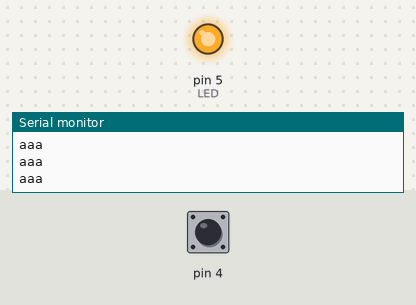
Recording of a sketch running on a simulated Arduino Uno, built with avr-gcc and run on an emulated ATmega328P. Shown: output pins drawn as LEDs (lit = HIGH), the last lines printed to the serial monitor. Inputs (shaded band) come from the test bench; at power-on: pin 4 HIGH.

Above: at 1.2 s.
1.3 s: pin 4 pulled LOW for 0.25 s
At 1.52 s:
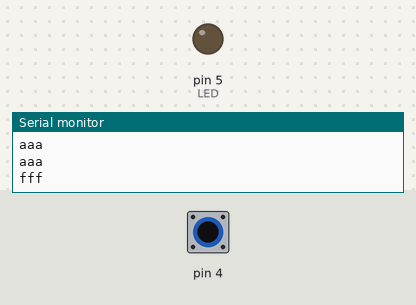
3.1 s: pin 4 pulled LOW for 3.2 s
At 6.6 s:
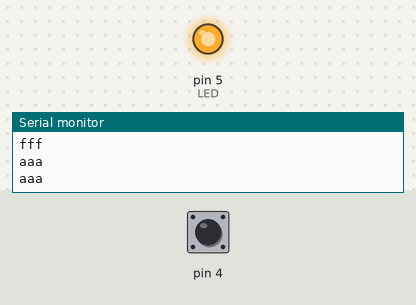
Timing chart, 0 to 8.1 s (numbered marks = the images above; inputs shaded):
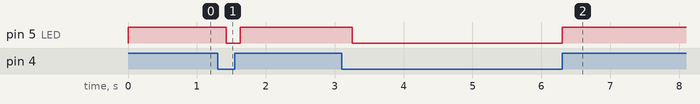

Measured:
- after the input at 1.3 s, pin 5 (LED): HIGH → LOW after 0.13 s, → HIGH 0.20 s later
- after the input at 3.1 s, pin 5 (LED): HIGH → LOW after 0.16 s, → HIGH 3.0 s later

The sketch:

airband.ino
```cpp
#include <SoftwareSerial.h>
// 블루투스 사용하기 위한 준비를 한다. 데이터를 주고 받을 핀번호
// 2 : TXD
// 3 : RXD
SoftwareSerial bt(2,3);
 int LED = 5;

void setup() {
  // put your setup code here, to run once:
  Serial.begin(9600);       // 시리얼 통신 초기화
  bt.begin(9600);           // 블루투스를 사용하기 위해 초기화
  pinMode(4, INPUT_PULLUP);
  pinMode(LED, OUTPUT);
  Serial.println("ready");

}

void loop() {

  int sensorVal = digitalRead(4);


  if (sensorVal == HIGH) {
  Serial.println("aaa"); // 떨어져 있으면
  bt.write("aaa");
  digitalWrite(LED, HIGH);

  }
  else {
  Serial.println("fff"); // 닿으면
  bt.write("fff");
  digitalWrite(LED, LOW);

  }
 delay(200);


//  // put your main code here, to run repeatedly:
//  if(bt.available())      // 블루투스를 통해 데이터가 날아오면
//  {
//    Serial.write("phone : ");
//    Serial.write(bt.read());   // 시리얼 모니터로 받은 내용 출력
//    Serial.println();
//  }
//
//
//  if(Serial.available())
//  {
//    bt.write("PC : ");
//    bt.write(Serial.read());  // 스마트폰으로 받은 데이터 출력
//    bt.println();
//  }
}
```
